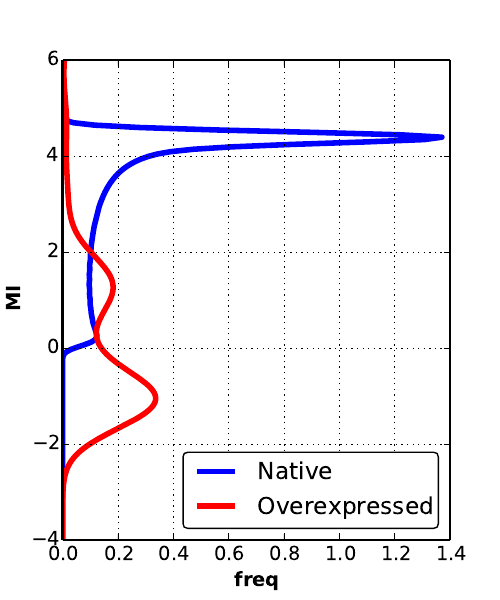

Python code for this plot:
from BetaArrestin import *
from FigDisplay import *

#displayfig()

kde = pd.read_csv('MIdensity.csv')

colorN = 'blue'
colorO = 'red'

fig, ax = genfig()
fig.set_size_inches( 5,6 )
ax.plot( kde['StotNative'] , kde['MI'] , color=colorN , label='Native' )
ax.plot( kde['StotOE']     , kde['MI'] , color=colorO , label='Overexpressed' )
ax.set_xlabel('freq')
ax.set_ylabel('MI')
ax.legend(loc='lower right')
showfig()

fig.savefig( "MIdensity.pdf", transparent=True )

